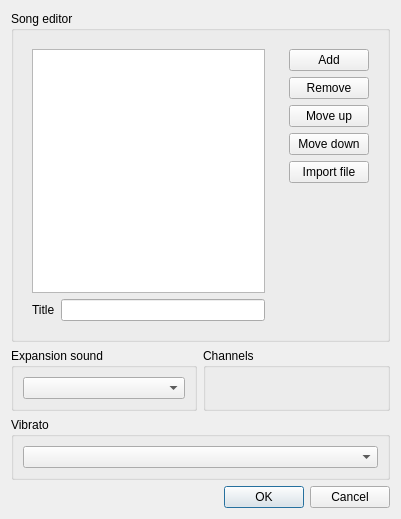
<?xml version="1.0" encoding="UTF-8"?>
<ui version="4.0">
 <class>ModuleProperties</class>
 <widget class="QDialog" name="ModuleProperties">
  <property name="geometry">
   <rect>
    <x>0</x>
    <y>0</y>
    <width>401</width>
    <height>519</height>
   </rect>
  </property>
  <property name="windowTitle">
   <string>Module Properties</string>
  </property>
  <layout class="QGridLayout" name="gridLayout_2">
   <item row="0" column="0" colspan="2">
    <widget class="QGroupBox" name="groupBox">
     <property name="title">
      <string>Song editor</string>
     </property>
     <layout class="QHBoxLayout" name="horizontalLayout">
      <item>
       <widget class="QWidget" name="widget" native="true">
        <layout class="QGridLayout" name="gridLayout">
         <item row="2" column="1">
          <widget class="QLineEdit" name="trackTitle"/>
         </item>
         <item row="2" column="0">
          <widget class="QLabel" name="label">
           <property name="text">
            <string>Title</string>
           </property>
          </widget>
         </item>
         <item row="1" column="0" colspan="2">
          <widget class="QListWidget" name="tracksList">
           <property name="sizePolicy">
            <sizepolicy hsizetype="Expanding" vsizetype="Expanding">
             <horstretch>0</horstretch>
             <verstretch>0</verstretch>
            </sizepolicy>
           </property>
          </widget>
         </item>
        </layout>
       </widget>
      </item>
      <item>
       <widget class="QWidget" name="widget_2" native="true">
        <layout class="QVBoxLayout" name="verticalLayout_2">
         <item>
          <widget class="QPushButton" name="add_button">
           <property name="text">
            <string>Add</string>
           </property>
          </widget>
         </item>
         <item>
          <widget class="QPushButton" name="remove_button">
           <property name="text">
            <string>Remove</string>
           </property>
          </widget>
         </item>
         <item>
          <widget class="QPushButton" name="moveup_button">
           <property name="text">
            <string>Move up</string>
           </property>
          </widget>
         </item>
         <item>
          <widget class="QPushButton" name="movedown_button">
           <property name="text">
            <string>Move down</string>
           </property>
          </widget>
         </item>
         <item>
          <widget class="QPushButton" name="importfile_button">
           <property name="text">
            <string>Import file</string>
           </property>
          </widget>
         </item>
         <item>
          <spacer name="verticalSpacer">
           <property name="orientation">
            <enum>Qt::Vertical</enum>
           </property>
           <property name="sizeHint" stdset="0">
            <size>
             <width>20</width>
             <height>40</height>
            </size>
           </property>
          </spacer>
         </item>
        </layout>
       </widget>
      </item>
     </layout>
    </widget>
   </item>
   <item row="3" column="0" colspan="2">
    <widget class="QDialogButtonBox" name="buttonBox">
     <property name="orientation">
      <enum>Qt::Horizontal</enum>
     </property>
     <property name="standardButtons">
      <set>QDialogButtonBox::Cancel|QDialogButtonBox::Ok</set>
     </property>
    </widget>
   </item>
   <item row="1" column="0">
    <widget class="QGroupBox" name="groupBox_2">
     <property name="title">
      <string>Expansion sound</string>
     </property>
     <layout class="QVBoxLayout" name="verticalLayout">
      <item>
       <widget class="QComboBox" name="expansionSounds"/>
      </item>
     </layout>
    </widget>
   </item>
   <item row="1" column="1">
    <widget class="QGroupBox" name="groupBox_3">
     <property name="title">
      <string>Channels</string>
     </property>
    </widget>
   </item>
   <item row="2" column="0" colspan="2">
    <widget class="QGroupBox" name="groupBox_4">
     <property name="title">
      <string>Vibrato</string>
     </property>
     <layout class="QVBoxLayout" name="verticalLayout_3">
      <item>
       <widget class="QComboBox" name="vibrato"/>
      </item>
     </layout>
    </widget>
   </item>
  </layout>
 </widget>
 <resources/>
 <connections>
  <connection>
   <sender>buttonBox</sender>
   <signal>accepted()</signal>
   <receiver>ModuleProperties</receiver>
   <slot>accept()</slot>
   <hints>
    <hint type="sourcelabel">
     <x>248</x>
     <y>254</y>
    </hint>
    <hint type="destinationlabel">
     <x>157</x>
     <y>274</y>
    </hint>
   </hints>
  </connection>
  <connection>
   <sender>buttonBox</sender>
   <signal>rejected()</signal>
   <receiver>ModuleProperties</receiver>
   <slot>reject()</slot>
   <hints>
    <hint type="sourcelabel">
     <x>316</x>
     <y>260</y>
    </hint>
    <hint type="destinationlabel">
     <x>286</x>
     <y>274</y>
    </hint>
   </hints>
  </connection>
 </connections>
</ui>
